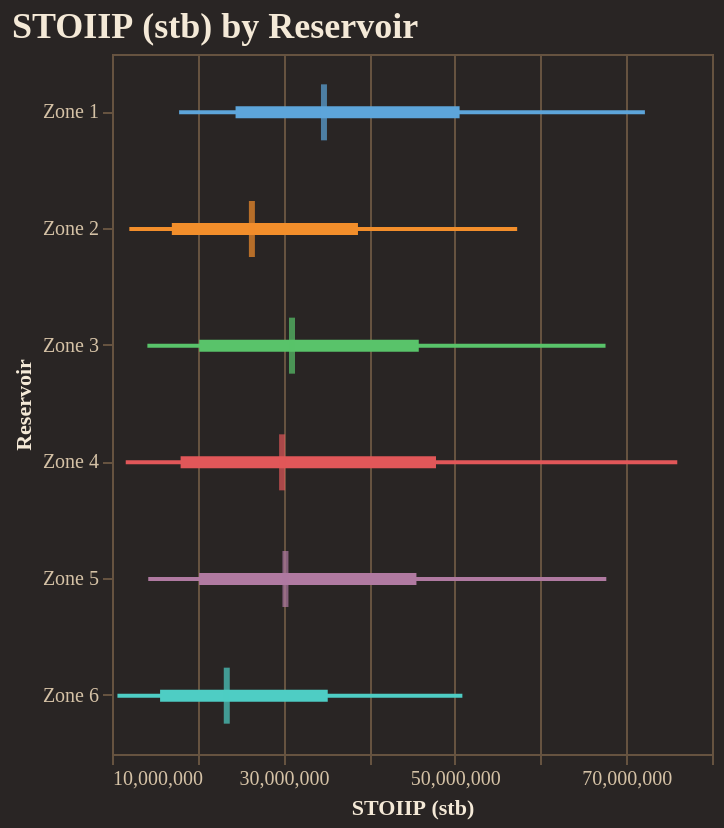

Source (notebook cell):
### Code cell
fig = reporter.plotter.forest_plot(
    "STOIIP (stb)", 
    backend=PLOTTING_BACKEND
)
fig.show()

### Figure 1 — Vega-Lite specification as saved in the notebook (floating-point values rounded to 4 significant figures)
{"config": {"background": "#292524", "view": {"fill": "#292524", "stroke": "#665340"}, "title": {"color": "#f4e9d7", "font": "Merriweather", "fontSize": 18, "fontWeight": 600, "subtitleColor": "#d5c2a6", "anchor": "start"}, "axis": {"domainColor": "#665340", "gridColor": "#665340", "tickColor": "#665340", "labelColor": "#d5c2a6", "titleColor": "#f4e9d7", "labelFont": "Merriweather", "titleFont": "Merriweather"}, "legend": {"titleColor": "#f4e9d7", "labelColor": "#d5c2a6", "labelFont": "Merriweather", "titleFont": "Merriweather", "orient": "top-right", "symbolType": "circle"}, "header": {"labelColor": "#d5c2a6", "titleColor": "#f4e9d7", "labelFont": "Merriweather", "titleFont": "Merriweather"}, "mark": {"color": "#c78d3b"}, "line": {"color": "#c78d3b"}, "bar": {"color": "#c78d3b"}, "point": {"color": "#ddb06d"}, "area": {"color": "#c78d3b", "opacity": 0.35}, "text": {"color": "#f4e9d7", "font": "Merriweather"}, "range": {"category": ["#5DA5DA", "#F28E2B", "#59C36A", "#E15759", "#B07AA1", "#4ECDC4", "#FF9DA7", "#EDC948"]}}, "layer": [{"mark": {"type": "rule", "strokeWidth": 2}, "encoding": {"color": {"field": "group", "legend": null, "type": "nominal"}, "x": {"field": "p10", "scale": {"zero": false}, "title": "STOIIP (stb)", "type": "quantitative"}, "x2": {"field": "p90"}, "y": {"field": "group", "sort": ["Zone 1", "Zone 2", "Zone 3", "Zone 4", "Zone 5", "Zone 6"], "title": "Reservoir", "type": "nominal"}}}, {"mark": {"type": "rule", "strokeWidth": 6}, "encoding": {"color": {"field": "group", "legend": null, "type": "nominal"}, "x": {"field": "p25", "scale": {"zero": false}, "title": "STOIIP (stb)", "type": "quantitative"}, "x2": {"field": "p75"}, "y": {"field": "group", "sort": ["Zone 1", "Zone 2", "Zone 3", "Zone 4", "Zone 5", "Zone 6"], "title": "Reservoir", "type": "nominal"}}}, {"mark": {"type": "tick", "color": "black", "size": 28, "thickness": 3}, "encoding": {"color": {"field": "group", "legend": null, "type": "nominal"}, "tooltip": [{"field": "group", "title": "Group", "type": "nominal"}, {"field": "p10", "title": "P10", "type": "quantitative"}, {"field": "p25", "title": "P25", "type": "quantitative"}, {"field": "median", "title": "Median", "type": "quantitative"}, {"field": "p75", "title": "P75", "type": "quantitative"}, {"field": "p90", "title": "P90", "type": "quantitative"}], "x": {"field": "median", "scale": {"zero": false}, "title": "STOIIP (stb)", "type": "quantitative"}, "y": {"field": "group", "sort": ["Zone 1", "Zone 2", "Zone 3", "Zone 4", "Zone 5", "Zone 6"], "title": "Reservoir", "type": "nominal"}}}], "data": {"name": "data-d55bacd94cc76bbc531b6a1c5276d465"}, "height": 350, "title": "STOIIP (stb) by Reservoir", "width": "container", "$schema": "https://vega.github.io/schema/vega-lite/v5.20.1.json", "datasets": {"data-d55bacd94cc76bbc531b6a1c5276d465": [{"group": "Zone 1", "p10": 17830000.0, "p25": 24410000.0, "median": 34730000.0, "p75": 50550000.0, "p90": 72170000.0}, {"group": "Zone 2", "p10": 12020000.0, "p25": 16980000.0, "median": 26320000.0, "p75": 38700000.0, "p90": 57270000.0}, {"group": "Zone 3", "p10": 14130000.0, "p25": 20170000.0, "median": 31000000.0, "p75": 45790000.0, "p90": 67580000.0}, {"group": "Zone 4", "p10": 11600000.0, "p25": 18000000.0, "median": 29840000.0, "p75": 47800000.0, "p90": 75950000.0}, {"group": "Zone 5", "p10": 14230000.0, "p25": 20160000.0, "median": 30240000.0, "p75": 45520000.0, "p90": 67670000.0}, {"group": "Zone 6", "p10": 10640000.0, "p25": 15610000.0, "median": 23390000.0, "p75": 35170000.0, "p90": 50880000.0}]}}
